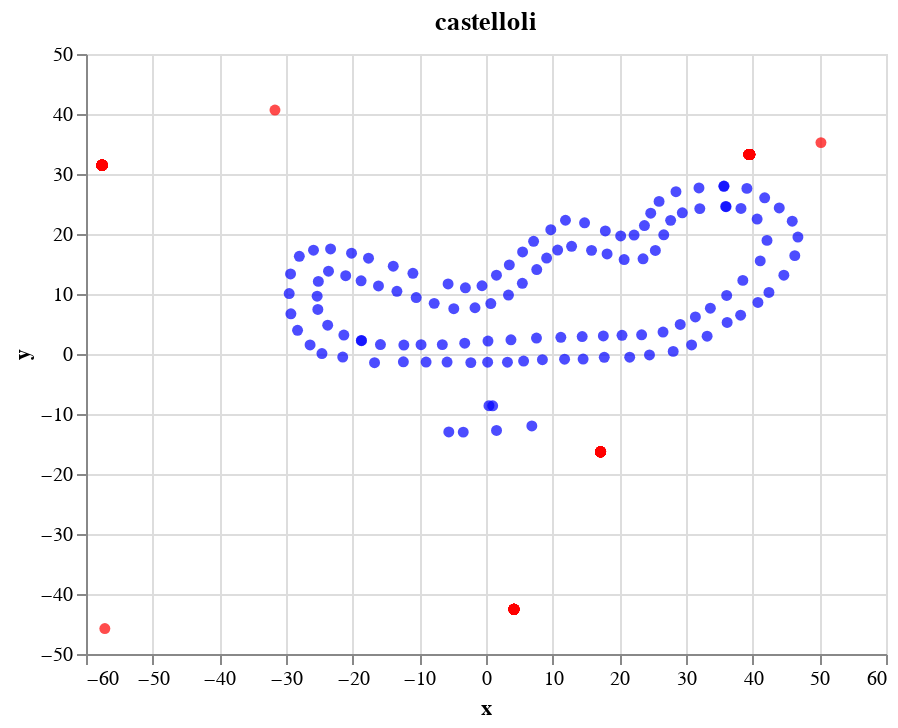

This figure's notebook cell:
### Code cell
db.delete_invalid_no_cones()
for name, filename in db.RunTable().read_rows(projection=['name', 'filename']):
    cones = db.ConePositionTable().filter(run_name=name, filename=filename, projection=['x', 'y'])
    no_cones = db.NoConePositionTable().filter(run_name=name, filename=filename, projection=['x', 'y'])

    cones_df = pd.DataFrame(cones, columns=['x', 'y'])
    no_cones_df = pd.DataFrame(no_cones, columns=['x', 'y'])

    map_plot = (
        alt.Chart(cones_df).mark_circle(color='blue').encode(x='x', y='y') +
        alt.Chart(no_cones_df).mark_circle(color='red').encode(x='x', y='y')
    ).properties(
        title=name
    )

    display(map_plot)

### Figure 1 — Vega-Lite specification as saved in the notebook (floating-point values rounded to 4 significant figures; data arrays with more than 128 entries replaced by an {"elided": "..."} marker saying what was removed)
{"config": {"view": {"continuousWidth": 400, "continuousHeight": 300}}, "layer": [{"data": {"name": "data-e3b8f6d1705a04bb974b603a17b923c9"}, "mark": {"type": "circle", "color": "blue"}, "encoding": {"x": {"field": "x", "type": "quantitative"}, "y": {"field": "y", "type": "quantitative"}}}, {"data": {"name": "data-b9617658e63e1639509737c7493313d2"}, "mark": {"type": "circle", "color": "red"}, "encoding": {"x": {"field": "x", "type": "quantitative"}, "y": {"field": "y", "type": "quantitative"}}}], "title": "castelloli", "$schema": "https://vega.github.io/schema/vega-lite/v4.17.0.json", "datasets": {"data-e3b8f6d1705a04bb974b603a17b923c9": [{"x": -18.68, "y": 2.215}, {"x": -16.72, "y": -1.453}, {"x": -15.84, "y": 1.575}, {"x": -12.39, "y": -1.299}, {"x": -12.32, "y": 1.493}, {"x": -8.987, "y": -1.346}, {"x": -9.742, "y": 1.554}, {"x": -6.554, "y": 1.564}, {"x": -5.84, "y": -1.348}, {"x": -3.191, "y": 1.794}, {"x": -2.278, "y": -1.434}, {"x": 0.2483, "y": -1.364}, {"x": 0.2974, "y": 2.162}, {"x": 3.217, "y": -1.369}, {"x": 3.745, "y": 2.368}, {"x": 5.641, "y": -1.177}, {"x": 7.573, "y": 2.65}, {"x": 8.461, "y": -0.9418}, {"x": 11.23, "y": 2.784}, {"x": 11.79, "y": -0.8632}, {"x": 14.43, "y": 2.915}, {"x": 14.57, "y": -0.842}, {"x": 17.6, "y": 3.017}, {"x": 17.74, "y": -0.5451}, {"x": 20.4, "y": 3.123}, {"x": 21.55, "y": -0.5383}, {"x": 23.34, "y": 3.191}, {"x": 24.52, "y": -0.1659}, {"x": 26.56, "y": 3.656}, {"x": 28.08, "y": 0.4346}, {"x": 29.13, "y": 4.932}, {"x": 30.84, "y": 1.513}, {"x": 31.41, "y": 6.18}, {"x": 33.17, "y": 2.964}, {"x": 33.66, "y": 7.635}, {"x": 36.17, "y": 5.252}, {"x": 36.1, "y": 9.766}, {"x": 38.2, "y": 6.464}, {"x": 38.53, "y": 12.27}, {"x": 40.79, "y": 8.588}, {"x": 42.44, "y": 10.25}, {"x": 41.13, "y": 15.52}, {"x": 44.68, "y": 13.14}, {"x": 46.32, "y": 16.39}, {"x": 42.15, "y": 18.94}, {"x": 45.94, "y": 22.13}, {"x": 46.79, "y": 19.49}, {"x": 43.99, "y": 24.34}, {"x": 40.67, "y": 22.49}, {"x": 41.8, "y": 26.04}, {"x": 38.25, "y": 24.26}, {"x": 39.13, "y": 27.6}, {"x": 35.96, "y": 24.59}, {"x": 35.67, "y": 27.96}, {"x": 36.01, "y": 24.55}, {"x": 35.7, "y": 27.98}, {"x": 32.07, "y": 24.23}, {"x": 31.95, "y": 27.67}, {"x": 29.44, "y": 23.53}, {"x": 28.5, "y": 27.06}, {"x": 27.7, "y": 22.27}, {"x": 25.96, "y": 25.43}, {"x": 24.71, "y": 23.47}, {"x": 26.67, "y": 19.87}, {"x": 23.76, "y": 21.41}, {"x": 25.4, "y": 17.26}, {"x": 23.56, "y": 15.87}, {"x": 22.21, "y": 19.82}, {"x": 20.72, "y": 15.75}, {"x": 20.2, "y": 19.67}, {"x": 18.16, "y": 16.67}, {"x": 17.9, "y": 20.51}, {"x": 15.83, "y": 17.27}, {"x": 14.79, "y": 21.87}, {"x": 12.84, "y": 17.95}, {"x": 11.92, "y": 22.29}, {"x": 10.75, "y": 17.32}, {"x": 9.722, "y": 20.72}, {"x": 9.094, "y": 15.99}, {"x": 7.139, "y": 18.78}, {"x": 7.61, "y": 14.07}, {"x": 5.488, "y": 17.01}, {"x": 5.452, "y": 11.78}, {"x": 3.5, "y": 14.86}, {"x": 3.37, "y": 9.829}, {"x": 1.57, "y": 13.13}, {"x": 0.7211, "y": 8.412}, {"x": -0.6011, "y": 11.38}, {"x": -1.651, "y": 7.708}, {"x": -3.09, "y": 11.04}, {"x": -4.831, "y": 7.55}, {"x": -5.687, "y": 11.68}, {"x": -7.773, "y": 8.441}, {"x": -10.47, "y": 9.411}, {"x": -10.96, "y": 13.46}, {"x": -13.36, "y": 10.44}, {"x": -13.91, "y": 14.63}, {"x": -16.13, "y": 11.35}, {"x": -17.62, "y": 15.97}, {"x": -18.73, "y": 12.2}, {"x": -20.17, "y": 16.81}, {"x": -21.05, "y": 13.05}, {"x": -23.62, "y": 13.8}, {"x": -23.31, "y": 17.52}, {"x": -25.88, "y": 17.29}, {"x": -25.15, "y": 12.1}, {"x": -28.0, "y": 16.28}, {"x": -29.32, "y": 13.34}, {"x": -29.52, "y": 10.08}, {"x": -25.33, "y": 9.633}, {"x": -29.26, "y": 6.695}, {"x": -25.22, "y": 7.421}, {"x": -28.27, "y": 3.944}, {"x": -23.74, "y": 4.794}, {"x": -26.39, "y": 1.509}, {"x": -21.32, "y": 3.153}, {"x": -24.61, "y": 0.07046}, {"x": -21.49, "y": -0.5092}, {"x": -18.7, "y": 2.262}, {"x": -5.579, "y": -12.99}, {"x": -3.412, "y": -13.02}, {"x": 1.579, "y": -12.75}, {"x": 6.876, "y": -11.99}, {"x": 1.002, "y": -8.629}, {"x": 0.4443, "y": -8.618}], "data-b9617658e63e1639509737c7493313d2": {"elided": "393 records"}}}
